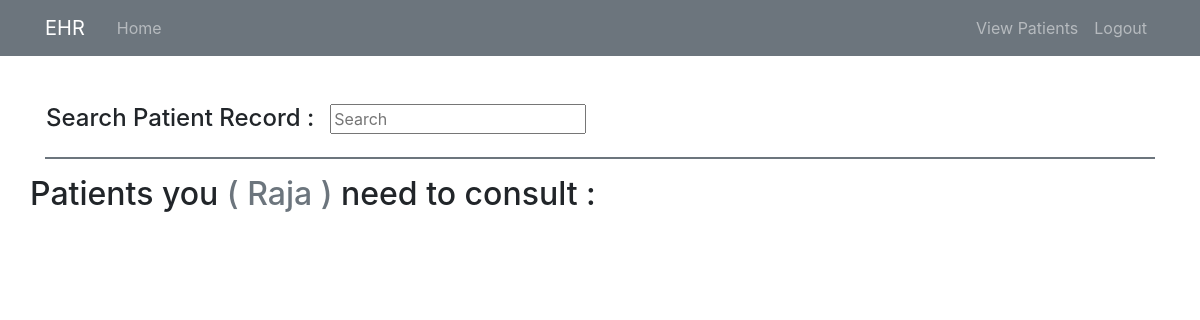
Before: /appointment_patient/ (signed in) with the older database file.
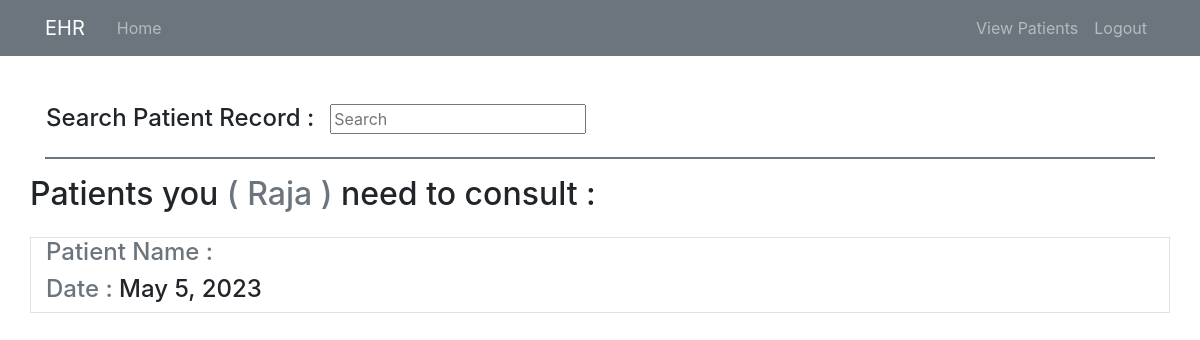
After: the same page with the newer database file.
### User/models.py (models this page shows, shortened)
class Appointment(models.Model):
    patient_name = models.ForeignKey(Patient, on_delete=models.CASCADE)
    doctor_name = models.ForeignKey(Doctor, on_delete=models.CASCADE)
    date = models.DateField()
    time = models.TimeField()

### User/views.py (the view)
# urls.py: path("appointment_patient/" , user_views.appointment_patient, name='appointment-patient'),
@login_required
@doctor_required
def appointment_patient(request):
    context = {
        'appointment': Appointment.objects.filter(doctor_name=request.user.username),
    }
    return render(request, 'User/view_patient.html', context )

### User/models.py (called while the page is built)
    def __str__(self):
        return f'{self.doctor_name}'

### User/templates/User/view_patient.html
{% extends 'User/home.html' %}
{% block contents %}
<div class="row">
    <div class="h4 mx-3">Search Patient Record : </div>
    <form class="text-primary" action="{% url 'search-patient-record'%}">
        <input name="patient_name" type="text" placeholder="Search">
    </form>
</div>
<hr class="border border-secondary">
<div class="row">
    <div class="h2">Patients you  <span class="text-muted"> ( {{user.username}} )</span> need to consult :  </div>
    {% for app in appointment %}
            <div class="container border my-3">
                <div class="row" >
                    <div class="col-md">
                        <div class="h4"> <span class="text-muted"> Patient Name :</span> <span class="h4">  <a href="{% url 'appointment-detail' app.id %}">{{ app.patient_name}} </a> </span></div>
                        <div class="h4"> <span class="text-muted"> Date :</span> {{ app.date }}  </div>
                    </div>
                </div>
            </div>
    {% endfor %}
</div>
{% endblock contents%}

Changed rows visible on the page:
added Appointment: date "May 5, 2023"
